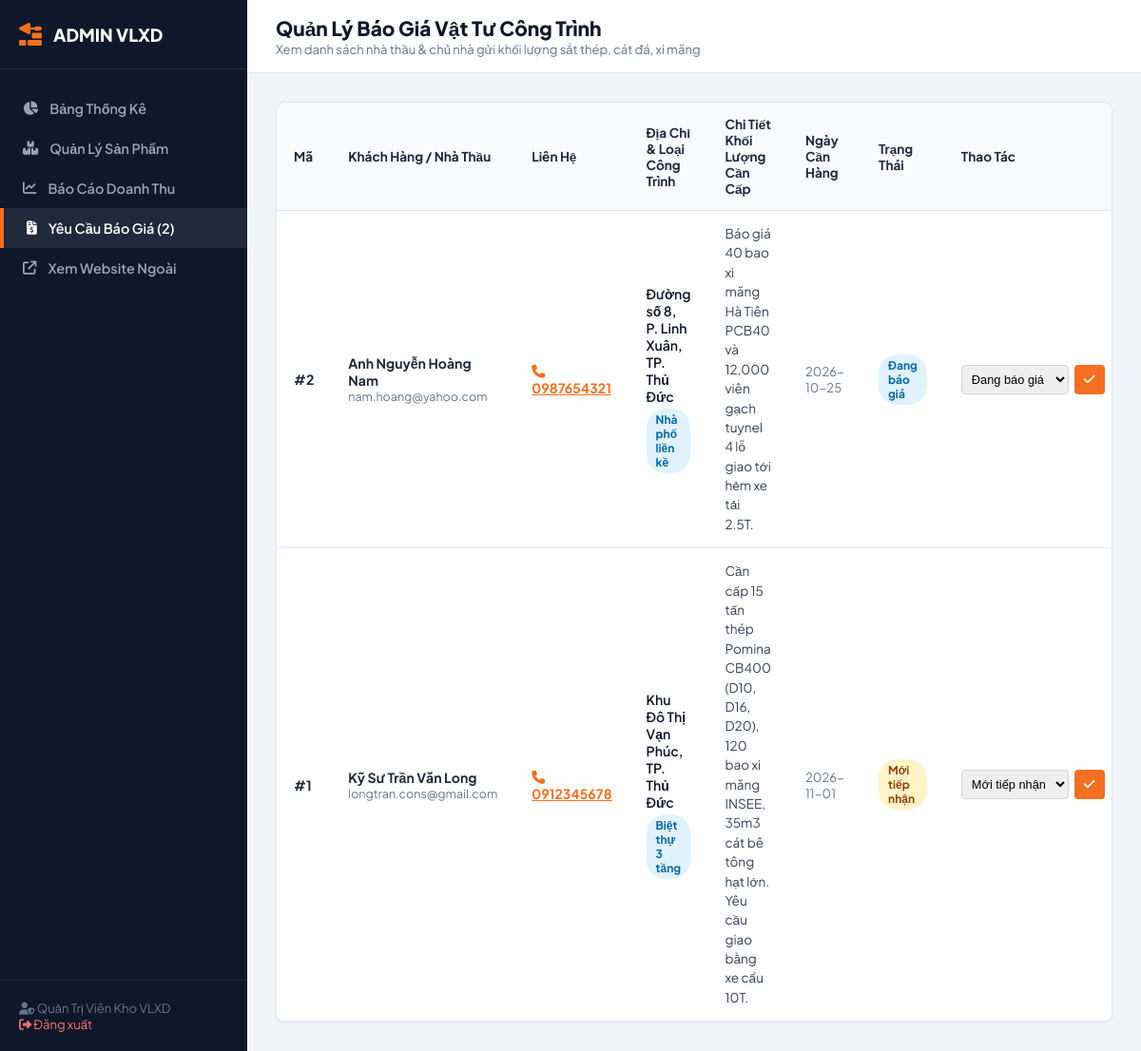
/admin/quotes (signed in), run on the app's committed database.
### tables this page shows
CREATE TABLE `quotes` (
    `id` INT AUTO_INCREMENT PRIMARY KEY,
    `fullname` VARCHAR(100) NOT NULL,
    `phone` VARCHAR(20) NOT NULL,
    `email` VARCHAR(100) DEFAULT NULL,
    `project_address` VARCHAR(255) NOT NULL COMMENT 'Địa chỉ công trình nhận hàng',
    `project_type` VARCHAR(100) DEFAULT 'Nhà ở dân dụng' COMMENT 'Loại công trình: Nhà phố, Biệt thự, Dự án lớn, Sửa chữa',
    `material_notes` TEXT NOT NULL COMMENT 'Chi tiết số lượng vật tư cần báo giá (Tấn thép, khối cát, bao xi măng...)',
    `delivery_date` DATE DEFAULT NULL COMMENT 'Ngày dự kiến cần cấp hàng',
    `status` ENUM('Mới tiếp nhận', 'Đang báo giá', 'Đã chốt hợp đồng', 'Đã hủy') DEFAULT 'Mới tiếp nhận',
    `created_at` TIMESTAMP DEFAULT CURRENT_TIMESTAMP
);

### app/Controllers/Admin/QuoteController.php (called while the page is built, shortened)
<?php
require_once ROOT_PATH . '/app/Models/Quote.php';
class QuoteController extends Controller
{
    public function index(): void
    {
        $this->view('admin/quotes', [
            'page_title' => 'Quản Lý Báo Giá Vật Tư Công Trình',
            'quotes'     => Quote::all(),
            'message'    => '',
        ], 'admin');
    }
}

### core/App.php (called while the page is built, shortened)
<?php
require_once ROOT_PATH . '/core/Database.php';
require_once ROOT_PATH . '/core/Router.php';
require_once ROOT_PATH . '/core/helpers.php';
class App
{
    private Router $router;
    public function __construct()
    {
        $this->router = new Router();
    }
    private function registerRoutes(): void
    {
        $this->router->get('login',              'AuthController@login');
        $this->router->post('login',             'AuthController@handleLogin');
        $this->router->get('register',           'AuthController@register');
        $this->router->post('register',          'AuthController@handleRegister');
        $this->router->get('verify',             'AuthController@verify');
        $this->router->post('verify',            'AuthController@handleVerify');
        $this->router->get('resend-otp',         'AuthController@resendOtp');
        $this->router->get('logout',             'AuthController@logout');
        $this->router->get('',                   'HomeController@index');
        $this->router->get('products',           'ProductController@index');
        $this->router->get('product/{id}',       'ProductController@detail');
        $this->router->get('cart',               'CartController@index');
        $this->router->post('cart',              'CartController@handle');
        $this->router->get('checkout',           'CheckoutController@index');
        $this->router->post('checkout',          'CheckoutController@process');
        $this->router->get('estimate',           'EstimateController@index');
        $this->router->get('quote',              'QuoteController@index');
        $this->router->post('quote',             'QuoteController@submit');
        $this->router->get('contact',            'ContactController@index');
        $this->router->post('contact',           'ContactController@send');
        $this->router->get('admin/login',        'Admin/AuthController@login');
        $this->router->post('admin/login',       'Admin/AuthController@authenticate');
        $this->router->get('admin/logout',       'Admin/AuthController@logout');
        $this->router->get('admin',              'Admin/DashboardController@index');
        $this->router->get('admin/products',     'Admin/ProductController@index');
        $this->router->post('admin/products',    'Admin/ProductController@store');
        $this->router->get('admin/products/delete/{id}', 'Admin/ProductController@delete');
        $this->router->get('admin/products/delete-image/{id}', 'Admin/ProductController@deleteImage');
        $this->router->get('admin/revenue',      'Admin/RevenueController@index');
        $this->router->get('admin/quotes',       'Admin/QuoteController@index');
        $this->router->post('admin/quotes',      'Admin/QuoteController@updateStatus');
    }
    public function run(): void
    {
        $url = $_GET['url'] ?? '';
        $url = filter_var($url, FILTER_SANITIZE_URL);
        $this->router->dispatch($url);
    }
}

### public/index.php (called while the page is built, shortened)
<?php
require_once __DIR__ . '/../core/App.php';
$app = new App();
$app->run();

### core/Database.php (called while the page is built, shortened)
<?php
class Database
{
    private static ?Database $instance = null;
    private ?PDO $pdo = null;
    private function __construct()
    {
        try {
            $dsn = sprintf(
                'mysql:host=%s;port=%s;dbname=%s;charset=utf8mb4',
                DB_HOST, DB_PORT, DB_NAME
            );
            $this->pdo = new PDO($dsn, DB_USER, DB_PASS, [
                PDO::ATTR_ERRMODE            => PDO::ERRMODE_EXCEPTION,
                PDO::ATTR_DEFAULT_FETCH_MODE => PDO::FETCH_ASSOC,
                PDO::ATTR_EMULATE_PREPARES   => false,
            ]);
        } catch (PDOException $e) {
            $this->connected = false;
            $this->error = $e->getMessage();
        }
    }
    public static function getInstance(): self
    {
        if (self::$instance === null) {
            self::$instance = new self();
        }
        return self::$instance;
    }
    public function getConnection(): ?PDO
    {
        return $this->pdo;
    }
}

### app/Models/Quote.php (called while the page is built, shortened)
<?php
class Quote
{
    public static function all(): array
    {
        $db = Database::getInstance();
        if ($db->isConnected()) {
            try {
                $stmt = $db->getConnection()->query("SELECT * FROM quotes ORDER BY id DESC");
                return $stmt->fetchAll();
            } catch (Exception $e) {}
        }
        return self::mock();
    }
}

### core/helpers.php (called while the page is built, shortened)
<?php
function url($path = '')
{
    $base = rtrim(BASE_URL, '/');
    return $base . '/' . ltrim($path, '/');
}

### app/Views/admin/quotes.php (the view, shortened to what this page needs)
<header class="admin-header">
    <div>
        <h2 style="font-size: 1.3rem; font-weight: 800; color: #0f172a;">Quản Lý Báo Giá Vật Tư Công Trình</h2>
        <p style="font-size: 0.82rem; color: #64748b;">Xem danh sách nhà thầu & chủ nhà gửi khối lượng sắt thép, cát đá, xi măng</p>
    </div>
</header>
<div class="admin-body">
    <div class="table-responsive">
        <table class="admin-table">
            <thead>
                <tr>
                    <th>Mã</th>
                    <th>Khách Hàng / Nhà Thầu</th>
                    <th>Liên Hệ</th>
                    <th>Địa Chỉ & Loại Công Trình</th>
                    <th>Chi Tiết Khối Lượng Cần Cấp</th>
                    <th>Ngày Cần Hàng</th>
                    <th>Trạng Thái</th>
                    <th>Thao Tác</th>
                </tr>
            </thead>
            <tbody>
                <?php if (empty($quotes)): ?>
                    <tr>
                        <td colspan="8" style="text-align: center; color: #94a3b8; padding: 30px;">Chưa có yêu cầu báo giá nào</td>
                    </tr>
                <?php else: ?>
                    <?php foreach ($quotes as $q): ?>
                        <tr>
                            <td><strong>#<?php echo $q['id']; ?></strong></td>
                            <td>
                                <strong><?php echo htmlspecialchars($q['fullname']); ?></strong>
                                <div style="font-size: 0.78rem; color: #64748b;"><?php echo htmlspecialchars($q['email'] ?? ''); ?></div>
                            </td>
                            <td>
                                <a href="tel:<?php echo htmlspecialchars($q['phone']); ?>" style="color: var(--primary); font-weight: 700;">
                                    <i class="fa-solid fa-phone"></i> <?php echo htmlspecialchars($q['phone']); ?>
                                </a>
                            </td>
                            <td>
                                <div style="font-weight: 600; color: #0f172a;"><?php echo htmlspecialchars($q['project_address']); ?></div>
                                <span class="badge badge-info" style="margin-top: 4px;"><?php echo htmlspecialchars($q['project_type'] ?? 'Dân dụng'); ?></span>
                            </td>
                            <td style="max-width: 320px; font-size: 0.85rem; line-height: 1.5; color: #334155;">
                                <?php echo nl2br(htmlspecialchars($q['material_notes'])); ?>
                            </td>
                            <td style="font-size: 0.82rem; color: #64748b;">
                                <?php echo htmlspecialchars($q['delivery_date'] ?? 'Càng sớm càng tốt'); ?>
                            </td>
                            <td>
                                <?php
                                    $status = $q['status'] ?? 'Mới tiếp nhận';
                                    $badge_class = 'badge-warning';
                                    if ($status === 'Đang báo giá') $badge_class = 'badge-info';
                                ?>
                                <span class="badge <?php echo $badge_class; ?>"><?php echo htmlspecialchars($status); ?></span>
                            </td>
                            <td>
                                <form action="<?php echo url('admin/quotes'); ?>" method="POST" style="margin: 0; display: flex; gap: 6px;">
                                    <select name="status" style="padding: 6px; border-radius: 4px; border: 1px solid #cbd5e1; font-size: 0.8rem;">
                                        <option value="Mới tiếp nhận" <?php echo ($status === 'Mới tiếp nhận') ? 'selected' : ''; ?>>Mới tiếp nhận</option>
                                        <option value="Đang báo giá" <?php echo ($status === 'Đang báo giá') ? 'selected' : ''; ?>>Đang báo giá</option>
                                    </select>
                                    <button type="submit" name="update_status" style="background: var(--primary); color: white; border: none; padding: 6px 10px; border-radius: 4px; cursor: pointer;" title="Cập nhật">
                                        <i class="fa-solid fa-check"></i>
                                    </button>
                                </form>
                            </td>
                        </tr>
                    <?php endforeach; ?>
                <?php endif; ?>
            </tbody>
        </table>
    </div>
</div>

### core/Router.php (shortened to what this page needs)
<?php
class Router
{
    private array $routes = [];
    private function addRoute(string $method, string $path, string $handler): void
    {
        $this->routes[] = [
            'method'  => $method,
            'path'    => $path,
            'handler' => $handler,
        ];
    }
    public function dispatch(string $url): void
    {
        $url = trim($url, '/');
        $method = $_SERVER['REQUEST_METHOD'];
        foreach ($this->routes as $route) {
            $pattern = $this->convertToRegex($route['path']);
            if ($route['method'] === $method && preg_match($pattern, $url, $matches)) {
                $params = array_filter($matches, 'is_string', ARRAY_FILTER_USE_KEY);
                $this->callHandler($route['handler'], $params);
                return;
            }
        }
    }
    private function convertToRegex(string $path): string
    {
        $path = trim($path, '/');
        $path = preg_replace('/\{(\w+)\}/', '(?P<$1>[^/]+)', $path);
        return '#^' . $path . '$#';
    }
    private function callHandler(string $handler, array $params): void
    {
        [$controllerName, $method] = explode('@', $handler);
        $controller = new $className();
        call_user_func_array([$controller, $method], $params);
    }
}

### assets/css/admin.css (style rules this page uses)
:root { --primary: #f36f21; --primary-dark: #d95a12; --admin-sidebar: #0f172a; --admin-sidebar-hover: #1e293b; --admin-bg: #f1f5f9; --admin-card: #ffffff; --text-main: #1e293b; --text-muted: #64748b; --border-color: #e2e8f0; --radius-md: 10px; }
* { box-sizing: border-box; margin: 0; padding: 0; }
body { font-family: 'Plus Jakarta Sans', sans-serif; background-color: var(--admin-bg); color: var(--text-main); display: flex; min-height: 100vh; }
.admin-header { background: #fff; padding: 16px 30px; display: flex; justify-content: space-between; align-items: center; border-bottom: 1px solid var(--border-color); }
.admin-body { padding: 30px; }
.table-responsive { background: #fff; border-radius: var(--radius-md); border: 1px solid var(--border-color); overflow: hidden; box-shadow: 0 1px 3px rgba(0,0,0,0.05); }
.admin-table { width: 100%; border-collapse: collapse; }
.admin-table th { background: #f8fafc; padding: 14px 18px; font-size: 0.85rem; font-weight: 700; color: var(--text-main); text-align: left; border-bottom: 1px solid var(--border-color); }
.admin-table td { padding: 14px 18px; font-size: 0.88rem; border-bottom: 1px solid var(--border-color); vertical-align: middle; }
.badge { padding: 4px 10px; border-radius: 20px; font-size: 0.75rem; font-weight: 700; display: inline-block; }
.badge-warning { background: #fef3c7; color: #92400e; }
.badge-info { background: #e0f2fe; color: #0369a1; }

### data on the page
quotes: id "2", fullname "Anh Nguyễn Hoàng Nam", email "nam.hoang@yahoo.com", phone "0987654321", project_address "Đường số 8, P. Linh Xuân, TP. Thủ Đức", project_type "Nhà phố liền kề", material_notes "Báo giá 40 bao xi măng Hà Tiên PCB40 và 12,000 viên gạch tuynel 4 lỗ giao tới hẻm xe tải 2.5T.", delivery_date "2026-10-25", status "Đang báo giá"
quotes: id "1", fullname "Kỹ Sư Trần Văn Long", email "longtran.cons@gmail.com", phone "0912345678", project_address "Khu Đô Thị Vạn Phúc, TP. Thủ Đức", project_type "Biệt thự 3 tầng", material_notes "Cần cấp 15 tấn thép Pomina CB400 (D10, D16, D20), 120 bao xi măng INSEE, 35m3 cát bê tông hạt lớn. Yêu cầu giao bằng xe cẩu 10T.", delivery_date "2026-11-01", status "Mới tiếp nhận"

### other printed values
$total_quotes "2"
